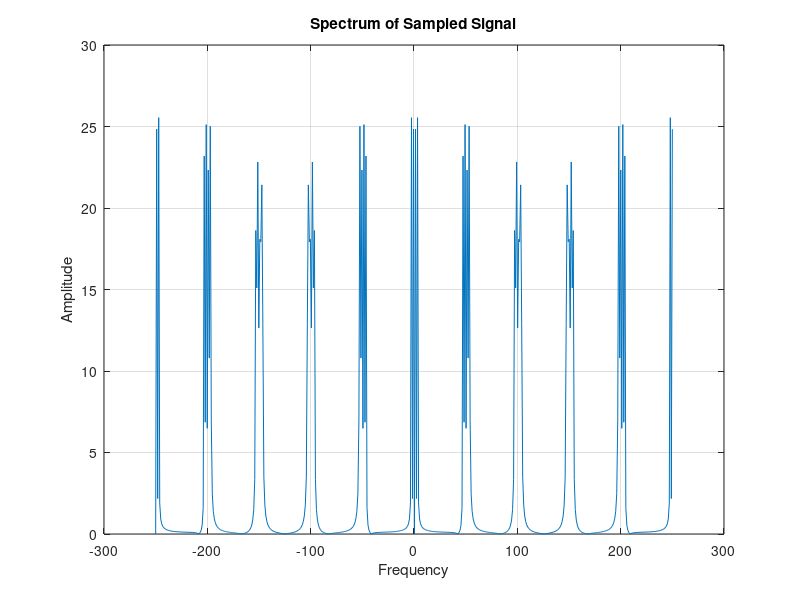
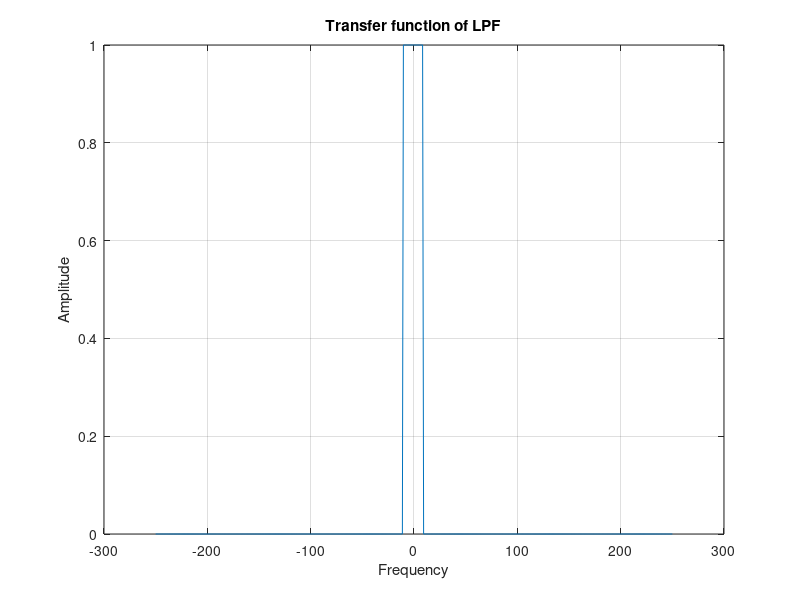
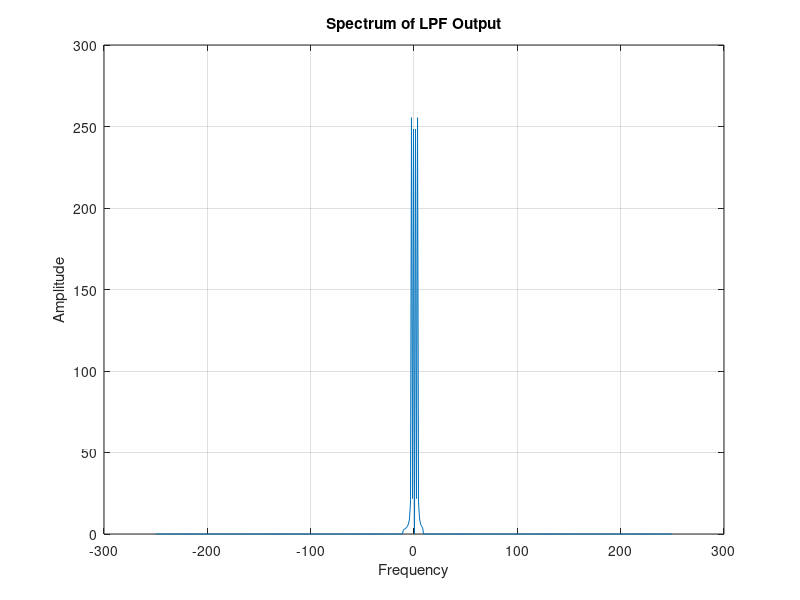
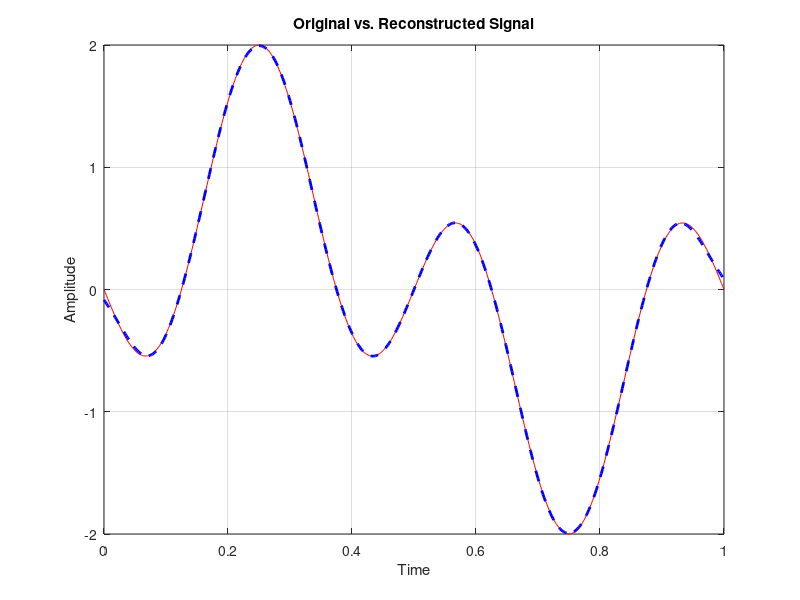

The MATLAB script that drew these images, in order:
%% Copyright @ Dr Sudip Mandal


clear all;
close all;
clc;
tot=1;
td=0.002;
t=0:td:tot;
x=sin(2*pi*t)-sin(6*pi*t);
ts=0.02;
Nfactor=round(ts/td);
xsm=downsample(x,Nfactor);
xsmu=upsample(xsm,Nfactor);
Lffu=2^nextpow2(length(xsmu));
fmaxu=1/(2*td);
Faxisu=linspace(-fmaxu,fmaxu,Lffu);
xfftu=fftshift(fft(xsmu,Lffu));
figure(1);
plot(Faxisu,abs(xfftu));
xlabel('Frequency');
ylabel('Amplitude');
title('Spectrum of Sampled Signal');
grid;
BW=10;
H_lpf=zeros(1,Lffu);
H_lpf(Lffu/2-BW:Lffu/2+BW-1)=1;
figure(2);
plot(Faxisu,H_lpf);
xlabel('Frequency');
ylabel('Amplitude');
title('Transfer function of LPF');
grid;
x_recv=Nfactor*((xfftu)).*H_lpf;
4
figure(3)
plot(Faxisu,abs(x_recv));
xlabel('Frequency');
ylabel('Amplitude');
title('Spectrum of LPF Output');
grid;
x_recv1=real(ifft(fftshift(x_recv)));
x_recv2=x_recv1(1:length(t));
figure(4)
plot(t,x,'r',t,x_recv2,'b--','LineWidth',2);
xlabel('Time');
ylabel('Amplitude');
title('Original vs. Reconstructed Signal');
grid;





